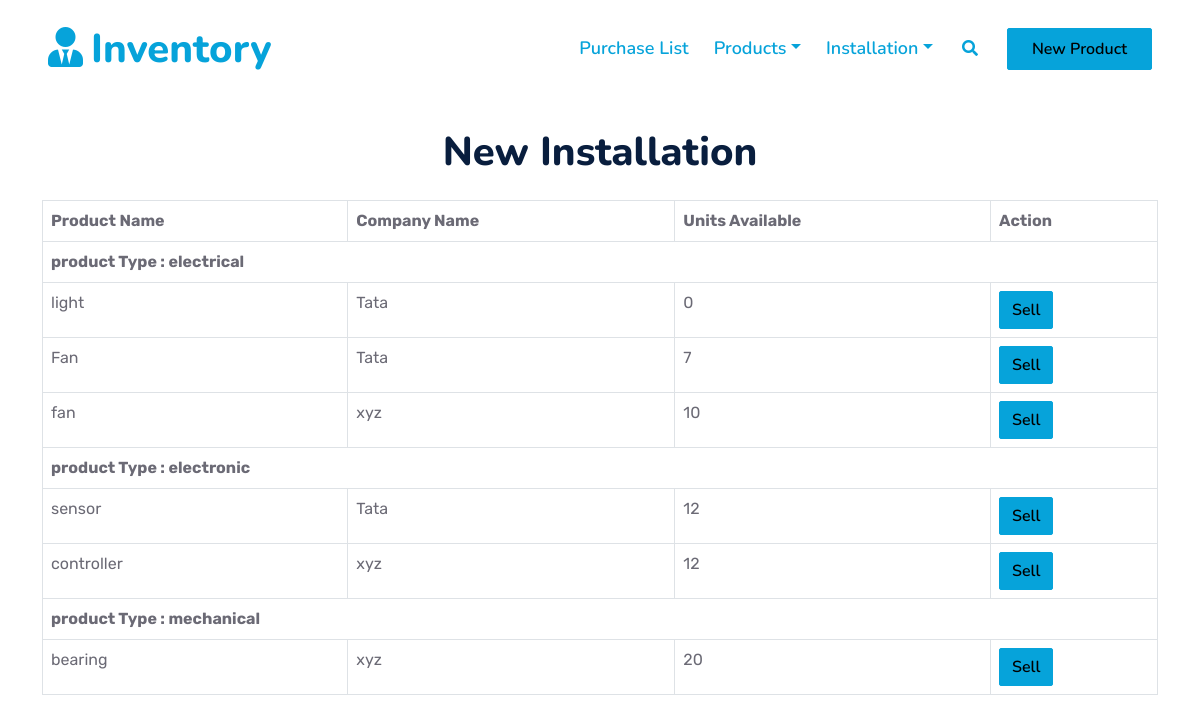
The app's page /equipment-installation/create/ with its own data.
### backend/models.py (models this page shows, shortened)
class PurchaseHistory(models.Model):
    product = models.ForeignKey(Product, on_delete=models.CASCADE, related_name='purchases', to_field='product_id')
    company_name = models.CharField(max_length=100)
    units = models.IntegerField()
    amount_per_unit = models.DecimalField(max_digits=10, decimal_places=2)
    order_placed_date = models.DateField()

class Product(models.Model):
    product_id = models.CharField(max_length=100, unique=True)
    name = models.CharField(max_length=200)
    product_type = models.CharField(max_length=100)
    image = models.ImageField(upload_to='products/', null=True, blank=True)

### backend/views.py (the view)
# urls.py: path('equipment-installation/create/', equipment_installation_create, name='equipment_installation_create'),
def equipment_installation_create(request):
    if request.method == 'POST':
        product_id = request.POST.get('product_id')
        units_to_sell = int(request.POST.get('units'))
        installed_by = request.POST.get('installed_by')
        product = get_object_or_404(Product, product_id=product_id)
        purchase_history = PurchaseHistory.objects.filter(product=product, company_name=request.POST.get('company_name')).first()
        if not purchase_history or purchase_history.units < units_to_sell:
            messages.error(request, "Not enough stock available.")
            return redirect('equipment_installation_create')  # Go back if there's an error
        EquipmentInstallation.objects.create(
            type_of_product=product.product_type,
            equipment=product,
            company_name=purchase_history.company_name,
            units=units_to_sell,
            installation_location=request.POST.get('installation_location'),
            installed_by=installed_by,
            installation_date=request.POST.get('installation_date'),
            additional_details=request.POST.get('additional_details')
        )
        purchase_history.units -= units_to_sell
        purchase_history.save()
        messages.success(request, "Equipment installation and sale successfully recorded.")
        return redirect('equipment_installation_list')  # Redirect to the installation list view
    else:
        product_types = {}
        purchase_history = PurchaseHistory.objects.select_related('product').all()
        for record in purchase_history:
            product_type = record.product.product_type
            if product_type not in product_types:
                product_types[product_type] = []
            product_types[product_type].append(record)
        return render(request, 'equipment_installation_create.html', {'product_types': product_types})

### backend/templates/equipment_installation_create.html (shortened to what this page needs)
{% load static %}
<!DOCTYPE html>
<html lang="en">
<head>
    <link href="https://cdnjs.cloudflare.com/ajax/libs/font-awesome/5.10.0/css/all.min.css" rel="stylesheet">
    <link href="https://cdn.jsdelivr.net/npm/bootstrap-icons@1.4.1/font/bootstrap-icons.css" rel="stylesheet">
    <link href="{% static 'backend/lib/owlcarousel/assets/owl.carousel.min.css' %}" rel="stylesheet">
    <link href="{% static 'backend/lib/animate/animate.min.css' %}" rel="stylesheet">
    <link href="{% static 'backend/bootstrap.min.css' %}" rel="stylesheet">
    <link href="{% static 'backend/style.css' %}" rel="stylesheet">
</head>
<body>
    <div class="container-fluid position-relative p-0">
        <nav class="navbar navbar-expand-lg navbar-dark px-5 py-3 py-lg-0">
            <a href="{% url 'product_list' %}" class="navbar-brand p-0">
                <h1 class="m-0 text-primary"><i class="fa fa-user-tie me-2"></i>Inventory</h1>
            </a>
            <div class="collapse navbar-collapse" id="navbarCollapse">
                <div class="navbar-nav ms-auto py-0">
                    <a href="{% url 'purchase_list' %}" class="nav-item nav-link text-primary">Purchase List</a>
                    <div class="nav-item dropdown">
                        <a href="#" class="nav-link dropdown-toggle text-primary" data-bs-toggle="dropdown">Products</a>
                    </div>
                    <div class="nav-item dropdown">
                        <a href="#" class="nav-link dropdown-toggle text-primary" data-bs-toggle="dropdown">Installation</a>
                    </div>
                </div>
                <button type="button" class="btn text-primary ms-3" data-bs-toggle="modal" data-bs-target="#searchModal"><i class="fa fa-search"></i></button>
                <a href="{% url 'product_create' %}" class="btn btn-primary py-2 px-4 ms-3" style="color: black;">New Product</a>
            </div>
        </nav>
    </div>
    <div style="height: 80px;"></div>
    <div class="container py-5">
        <h1 class="text-center mb-4">New Installation</h1>
        <form method="POST">
            <table class="table table-bordered">
                <thead>
                    <tr>
                        <th>Product Name</th>
                        <th>Company Name</th>
                        <th>Units Available</th>
                        <th>Action</th>
                    </tr>
                </thead>
                <tbody>
                    {% for product_type, records in product_types.items %}
                        <tr>
                            <td colspan="4"><strong> product Type : {{ product_type }}</strong></td>
                        </tr>
                        {% for record in records %}
                            <tr>
                                <td>{{ record.product.name }}</td>
                                <td>{{ record.company_name }}</td>
                                <td>{{ record.units }}</td>
                                <td>
                                    <button type="button" class="btn btn-primary" style="color: black;" onclick="openSellModal('{{ record.product.product_id }}', '{{ record.product.product_type }}', '{{ record.product.name }}', '{{ record.company_name }}')">Sell</button>
                                </td>
                            </tr>
                        {% endfor %}
                    {% endfor %}
                </tbody>
            </table>
        </form>
    </div>
</body>
</html>

### backend/static/backend/style.css (style rules this page uses)
:root { --primary: #06A3DA; --secondary: #34AD54; --light: #00a6ff; --dark: #091E3E; }
h1, h2, .fw-bold { font-weight: 800 !important; }
.btn { font-family: 'Nunito', sans-serif; font-weight: 600; transition: .5s; }
.btn-primary, .btn-secondary { color: #06A3DA; box-shadow: inset 0 0 0 50px transparent; }
.navbar-dark .navbar-nav .nav-link { font-family: 'Nunito', sans-serif; position: relative; margin-left: 25px; padding: 35px 0; color: #4690cc; font-size: 18px; font-weight: 600; outline: none; transition: .5s; }
.navbar-dark .navbar-brand h1 { color: #06A3DA; }
@media (min-width: 992px) { .navbar-dark { position: absolute; width: 100%; top: 0; left: 0; border-bottom: 1px solid rgba(256, 256, 256, .1); z-index: 999; } }
@media (min-width: 992px) { .navbar-dark .navbar-nav .nav-link::before { position: absolute; content: ""; width: 0; height: 2px; bottom: -1px; left: 50%; background: var(--primary); transition: .5s; } }

### records on screen
PurchaseHistory: product_type "electrical", product.name "light", company_name "Tata", units "0"
PurchaseHistory: product.name "Fan", company_name "Tata", units "7"
PurchaseHistory: product.name "fan", company_name "xyz", units "10"
PurchaseHistory: product_type "electronic", product.name "sensor", company_name "Tata", units "12"
PurchaseHistory: product.name "controller", company_name "xyz", units "12"
PurchaseHistory: product_type "mechanical", product.name "bearing", company_name "xyz", units "20"
